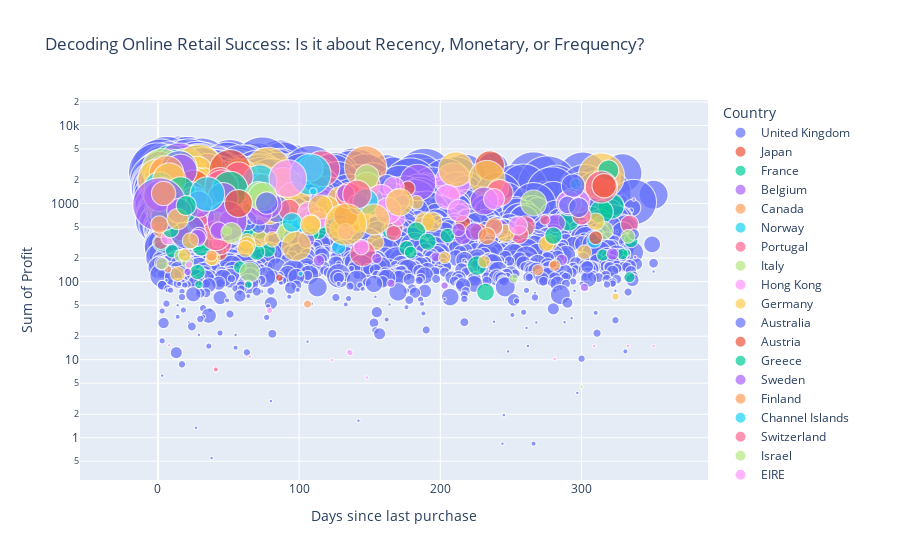

Notebook source saved alongside this figure:
### Code cell
fig = px.scatter(df_viz, x="Days since last purchase", y="Sum of Profit",
	         size="Count of Orders", color="Country", size_max=60, log_y=True, title="Decoding Online Retail Success: Is it about Recency, Monetary, or Frequency?")
fig.show()
# Model idea introduction

### Figure 1 — Plotly figure (JSON) as saved in the notebook; plotly's stock layout.template omitted (floating-point values rounded to 4 significant figures; data arrays with more than 128 entries replaced by an {"elided": "..."} marker saying what was removed)
{"data": [{"hovertemplate": "Country=United Kingdom<br>Days since last purchase=%{x}<br>Sum of Profit=%{y}<br>Count of Orders=%{marker.size}<extra></extra>", "legendgroup": "United Kingdom", "marker": {"color": "#636efa", "size": {"elided": "3260 int values"}, "sizemode": "area", "sizeref": 0.07528, "symbol": "circle"}, "mode": "markers", "name": "United Kingdom", "showlegend": true, "type": "scattergl", "x": {"elided": "3260 int values"}, "xaxis": "x", "y": {"elided": "3260 float values"}, "yaxis": "y"}, {"hovertemplate": "Country=Japan<br>Days since last purchase=%{x}<br>Sum of Profit=%{y}<br>Count of Orders=%{marker.size}<extra></extra>", "legendgroup": "Japan", "marker": {"color": "#EF553B", "size": [65, 12, 18, 15, 4], "sizemode": "area", "sizeref": 0.07528, "symbol": "circle"}, "mode": "markers", "name": "Japan", "showlegend": true, "type": "scattergl", "x": [235, 210, 137, 44, 86], "xaxis": "x", "y": [3072.0, 1351.0, 494.1, 229.6, 112.1], "yaxis": "y"}, {"hovertemplate": "Country=France<br>Days since last purchase=%{x}<br>Sum of Profit=%{y}<br>Count of Orders=%{marker.size}<extra></extra>", "legendgroup": "France", "marker": {"color": "#00cc96", "size": [133, 94, 157, 164, 124, 105, 105, 56, 90, 110, 84, 92, 55, 72, 53, 56, 57, 69, 32, 62, 53, 51, 37, 52, 46, 40, 43, 36, 69, 34, 147, 42, 35, 38, 36, 33, 27, 34, 31, 26, 21, 26, 23, 27, 21, 68, 16, 41, 16, 15, 20, 31, 17, 16, 13, 19, 12, 4, 10, 11, 7, 28, 12, 18, 9, 5, 23], "sizemode": "area", "sizeref": 0.07528, "symbol": "circle"}, "mode": "markers", "name": "France", "showlegend": true, "type": "scattergl", "x": [9, 9, 27, 31, 27, 1, 7, 10, 11, 1, 9, 14, 9, 25, 23, 51, 84, 3, 27, 28, 4, 321, 69, 0, 70, 66, 314, 84, 3, 91, 34, 4, 28, 105, 84, 291, 6, 39, 72, 38, 260, 113, 165, 63, 108, 25, 205, 28, 29, 335, 2, 31, 176, 78, 10, 70, 179, 332, 329, 315, 283, 226, 58, 28, 334, 29, 232], "xaxis": "x", "y": [3043.0, 3006.0, 2863.0, 2683.0, 2609.0, 2291.0, 2284.0, 2134.0, 2019.0, 1834.0, 1353.0, 1339.0, 1299.0, 1248.0, 1175.0, 1167.0, 1091.0, 1053.0, 1036.0, 1033.0, 1031.0, 925.4, 869.7, 862.8, 836.3, 822.1, 779.6, 769.4, 725.1, 716.4, 689, 681.8, 646.7, 641.1, 637.8, 603.4, 582.1, 519.6, 470.1, 460.4, 456.9, 453.0, 450.7, 427.6, 418.1, 397.9, 389.0, 353.0, 349.8, 334.9, 314.4, 288.7, 269.4, 254.2, 245.1, 238.2, 236.3, 234, 225.9, 218.4, 176.5, 160.5, 153.1, 132.9, 114, 91.68, 73.5], "yaxis": "y"}, {"hovertemplate": "Country=Belgium<br>Days since last purchase=%{x}<br>Sum of Profit=%{y}<br>Count of Orders=%{marker.size}<extra></extra>", "legendgroup": "Belgium", "marker": {"color": "#ab63fa", "size": [159, 113, 105, 126, 85, 126, 100, 77, 88, 85, 29, 59, 54, 41, 51, 26, 32, 26, 21, 11, 10, 5], "sizemode": "area", "sizeref": 0.07528, "symbol": "circle"}, "mode": "markers", "name": "Belgium", "showlegend": true, "type": "scattergl", "x": [15, 32, 21, 35, 57, 0, 184, 49, 45, 7, 9, 118, 59, 81, 7, 282, 79, 242, 216, 322, 286, 302], "xaxis": "x", "y": [3039.0, 2935.0, 2729.0, 2410.0, 2218.0, 1870.0, 1862.0, 1708.0, 1386.0, 1313.0, 1212.0, 1109.0, 972.8, 854.2, 750.5, 559.1, 549.8, 476.5, 381.1, 225.6, 189.9, 84.3], "yaxis": "y"}, {"hovertemplate": "Country=Canada<br>Days since last purchase=%{x}<br>Sum of Profit=%{y}<br>Count of Orders=%{marker.size}<extra></extra>", "legendgroup": "Canada", "marker": {"color": "#FFA15A", "size": [135, 1, 10, 5], "sizemode": "area", "sizeref": 0.07528, "symbol": "circle"}, "mode": "markers", "name": "Canada", "showlegend": true, "type": "scattergl", "x": [147, 219, 269, 106], "xaxis": "x", "y": [2940.0, 534.2, 140.5, 51.56], "yaxis": "y"}, {"hovertemplate": "Country=Norway<br>Days since last purchase=%{x}<br>Sum of Profit=%{y}<br>Count of Orders=%{marker.size}<extra></extra>", "legendgroup": "Norway", "marker": {"color": "#19d3f3", "size": [98, 91, 16, 17, 11], "sizemode": "area", "sizeref": 0.07528, "symbol": "circle"}, "mode": "markers", "name": "Norway", "showlegend": true, "type": "scattergl", "x": [13, 4, 99, 309, 42], "xaxis": "x", "y": [2907.0, 1887.0, 509.0, 334.4, 256.4], "yaxis": "y"}, {"hovertemplate": "Country=Portugal<br>Days since last purchase=%{x}<br>Sum of Profit=%{y}<br>Count of Orders=%{marker.size}<extra></extra>", "legendgroup": "Portugal", "marker": {"color": "#FF6692", "size": [86, 59, 97, 107, 69, 55, 45, 36, 24, 57, 31, 26, 28, 14, 25, 15, 39], "sizemode": "area", "sizeref": 0.07528, "symbol": "circle"}, "mode": "markers", "name": "Portugal", "showlegend": true, "type": "scattergl", "x": [1, 22, 116, 4, 7, 59, 52, 77, 334, 8, 260, 167, 36, 18, 256, 2, 44], "xaxis": "x", "y": [2848.0, 2811.0, 2792.0, 2389.0, 1899.0, 892.5, 860.4, 777.2, 545.5, 532.8, 514.9, 494.3, 483.7, 430.5, 400.5, 318.2, 307.2], "yaxis": "y"}, {"hovertemplate": "Country=Italy<br>Days since last purchase=%{x}<br>Sum of Profit=%{y}<br>Count of Orders=%{marker.size}<extra></extra>", "legendgroup": "Italy", "marker": {"color": "#B6E880", "size": [120, 126, 111, 73, 65, 51, 27, 26, 20, 12, 11, 1], "sizemode": "area", "sizeref": 0.07528, "symbol": "circle"}, "mode": "markers", "name": "Italy", "showlegend": true, "type": "scattergl", "x": [20, 3, 22, 18, 51, 266, 16, 316, 38, 16, 21, 300], "xaxis": "x", "y": [2836.0, 2782.0, 2141.0, 1758.0, 1193.0, 1018.0, 867.9, 452.8, 437.8, 213.9, 177.3, 4.5], "yaxis": "y"}, {"hovertemplate": "Country=Hong Kong<br>Days since last purchase=%{x}<br>Sum of Profit=%{y}<br>Count of Orders=%{marker.size}<extra></extra>", "legendgroup": "Hong Kong", "marker": {"color": "#FF97FF", "size": [49, 53, 93, 32, 2, 16, 27, 7, 1], "sizemode": "area", "sizeref": 0.07528, "symbol": "circle"}, "mode": "markers", "name": "Hong Kong", "showlegend": true, "type": "scattergl", "x": [108, 318, 209, 241, 24, 170, 52, 42, 65], "xaxis": "x", "y": [2814.0, 2231.0, 1966.0, 1540.0, 652.2, 634.0, 423.4, 311.1, 10.95], "yaxis": "y"}, {"hovertemplate": "Country=Germany<br>Days since last purchase=%{x}<br>Sum of Profit=%{y}<br>Count of Orders=%{marker.size}<extra></extra>", "legendgroup": "Germany", "marker": {"color": "#FECB52", "size": [174, 91, 155, 65, 160, 103, 111, 36, 97, 124, 95, 74, 68, 101, 58, 71, 71, 26, 79, 60, 63, 14, 14, 62, 47, 35, 41, 15, 38, 43, 53, 21, 3, 40, 36, 36, 33, 42, 38, 38, 33, 22, 29, 30, 35, 36, 31, 60, 18, 24, 23, 24, 20, 18, 17, 21, 20, 18, 22, 20, 16, 12, 15, 12, 11, 17, 4], "sizemode": "area", "sizeref": 0.07528, "symbol": "circle"}, "mode": "markers", "name": "Germany", "showlegend": true, "type": "scattergl", "x": [29, 211, 78, 28, 314, 58, 4, 28, 233, 0, 8, 33, 59, 89, 55, 39, 0, 77, 96, 77, 130, 81, 183, 8, 24, 11, 120, 17, 0, 3, 79, 57, 21, 142, 53, 18, 106, 4, 10, 142, 23, 310, 189, 194, 3, 41, 129, 15, 91, 246, 20, 28, 72, 81, 63, 154, 277, 275, 63, 62, 302, 19, 39, 38, 231, 14, 324], "xaxis": "x", "y": [2810.0, 2753.0, 2686.0, 2617.0, 2249.0, 2187.0, 2167.0, 2099.0, 2097.0, 2057.0, 1945.0, 1795.0, 1701.0, 1689.0, 1596.0, 1380.0, 1317.0, 1312.0, 1167.0, 1127.0, 1089.0, 1043.0, 1037.0, 1036.0, 1013.0, 943.2, 880.9, 850.1, 848.5, 803.3, 797.7, 764.5, 739.2, 735.0, 723.4, 686.0, 643.3, 610.5, 602.0, 599.7, 588.3, 587.2, 584.6, 582.7, 577.1, 539, 477.9, 454.9, 437.6, 415.7, 403.7, 383.0, 356.6, 348.7, 330.8, 318.1, 315.6, 305.1, 292.4, 263.2, 238.8, 219, 197.7, 192.7, 180.1, 125.2, 64.25], "yaxis": "y"}, {"hovertemplate": "Country=Australia<br>Days since last purchase=%{x}<br>Sum of Profit=%{y}<br>Count of Orders=%{marker.size}<extra></extra>", "legendgroup": "Australia", "marker": {"color": "#636efa", "size": [100, 30, 64, 54, 16, 10, 21], "sizemode": "area", "sizeref": 0.07528, "symbol": "circle"}, "mode": "markers", "name": "Australia", "showlegend": true, "type": "scattergl", "x": [15, 162, 71, 84, 71, 337, 95], "xaxis": "x", "y": [2781.0, 1761.0, 1583.0, 847.1, 516.6, 401.9, 386.2], "yaxis": "y"}, {"hovertemplate": "Country=Austria<br>Days since last purchase=%{x}<br>Sum of Profit=%{y}<br>Count of Orders=%{marker.size}<extra></extra>", "legendgroup": "Austria", "marker": {"color": "#EF553B", "size": [129, 96, 16, 19, 33, 43, 18, 21, 14, 4], "sizemode": "area", "sizeref": 0.07528, "symbol": "circle"}, "mode": "markers", "name": "Austria", "showlegend": true, "type": "scattergl", "x": [51, 25, 177, 1, 24, 133, 216, 227, 310, 280], "xaxis": "x", "y": [2662.0, 1588.0, 1566.0, 1168.0, 742.9, 707.1, 562.4, 438.0, 364.6, 166.0], "yaxis": "y"}, {"hovertemplate": "Country=Greece<br>Days since last purchase=%{x}<br>Sum of Profit=%{y}<br>Count of Orders=%{marker.size}<extra></extra>", "legendgroup": "Greece", "marker": {"color": "#00cc96", "size": [32, 56, 36, 22], "sizemode": "area", "sizeref": 0.07528, "symbol": "circle"}, "mode": "markers", "name": "Greece", "showlegend": true, "type": "scattergl", "x": [319, 150, 3, 280], "xaxis": "x", "y": [2661.0, 1081.0, 681.0, 387.3], "yaxis": "y"}, {"hovertemplate": "Country=Sweden<br>Days since last purchase=%{x}<br>Sum of Profit=%{y}<br>Count of Orders=%{marker.size}<extra></extra>", "legendgroup": "Sweden", "marker": {"color": "#ab63fa", "size": [81, 45, 43, 39, 22, 20, 10], "sizemode": "area", "sizeref": 0.07528, "symbol": "circle"}, "mode": "markers", "name": "Sweden", "showlegend": true, "type": "scattergl", "x": [16, 24, 20, 32, 238, 105, 114], "xaxis": "x", "y": [2643.0, 1331.0, 976.2, 671.7, 486.1, 343.4, 185.9], "yaxis": "y"}, {"hovertemplate": "Country=Finland<br>Days since last purchase=%{x}<br>Sum of Profit=%{y}<br>Count of Orders=%{marker.size}<extra></extra>", "legendgroup": "Finland", "marker": {"color": "#FFA15A", "size": [90, 31, 54, 64, 31, 33, 22, 18, 10, 4], "sizemode": "area", "sizeref": 0.07528, "symbol": "circle"}, "mode": "markers", "name": "Finland", "showlegend": true, "type": "scattergl", "x": [6, 74, 148, 9, 56, 57, 238, 2, 38, 7], "xaxis": "x", "y": [2461.0, 1797.0, 1710.0, 1271.0, 640.5, 620.1, 511.4, 459.6, 214.9, 144], "yaxis": "y"}, {"hovertemplate": "Country=Channel Islands<br>Days since last purchase=%{x}<br>Sum of Profit=%{y}<br>Count of Orders=%{marker.size}<extra></extra>", "legendgroup": "Channel Islands", "marker": {"color": "#19d3f3", "size": [127, 88, 10, 68, 35, 42, 4], "sizemode": "area", "sizeref": 0.07528, "symbol": "circle"}, "mode": "markers", "name": "Channel Islands", "showlegend": true, "type": "scattergl", "x": [108, 72, 296, 1, 56, 4, 110], "xaxis": "x", "y": [2363.0, 1893.0, 1785.0, 1635.0, 1626.0, 1551.0, 1432], "yaxis": "y"}, {"hovertemplate": "Country=Switzerland<br>Days since last purchase=%{x}<br>Sum of Profit=%{y}<br>Count of Orders=%{marker.size}<extra></extra>", "legendgroup": "Switzerland", "marker": {"color": "#FF6692", "size": [65, 63, 85, 77, 53, 50, 38, 35, 28, 34, 8, 30, 23, 18, 66, 49, 2], "sizemode": "area", "sizeref": 0.07528, "symbol": "circle"}, "mode": "markers", "name": "Switzerland", "showlegend": true, "type": "scattergl", "x": [57, 44, 45, 314, 242, 135, 70, 93, 300, 112, 274, 28, 16, 167, 41, 145, 41], "xaxis": "x", "y": [2220.0, 1888.0, 1636.0, 1628.0, 1370.0, 1270.0, 947.4, 826.9, 705.6, 668.6, 618.6, 604.4, 432.6, 417.4, 388.0, 228.1, 7.5], "yaxis": "y"}, {"hovertemplate": "Country=Israel<br>Days since last purchase=%{x}<br>Sum of Profit=%{y}<br>Count of Orders=%{marker.size}<extra></extra>", "legendgroup": "Israel", "marker": {"color": "#B6E880", "size": [43, 27, 14, 31, 6], "sizemode": "area", "sizeref": 0.07528, "symbol": "circle"}, "mode": "markers", "name": "Israel", "showlegend": true, "type": "scattergl", "x": [148, 91, 333, 65, 252], "xaxis": "x", "y": [2210.0, 423.7, 379.8, 132.2, 110], "yaxis": "y"}, {"hovertemplate": "Country=EIRE<br>Days since last purchase=%{x}<br>Sum of Profit=%{y}<br>Count of Orders=%{marker.size}<extra></extra>", "legendgroup": "EIRE", "marker": {"color": "#FF97FF", "size": [106, 32, 46, 56, 56, 39, 37, 47, 38, 52, 38, 22, 27, 20, 14, 18, 4, 3, 1, 1, 1, 1, 3, 1, 1, 1], "sizemode": "area", "sizeref": 0.07528, "symbol": "circle"}, "mode": "markers", "name": "EIRE", "showlegend": true, "type": "scattergl", "x": [92, 167, 205, 158, 25, 170, 298, 291, 213, 163, 107, 114, 255, 133, 7, 144, 22, 79, 8, 351, 309, 333, 136, 281, 123, 148], "xaxis": "x", "y": [2091.0, 1627.0, 1216.0, 1171.0, 1101.0, 1085.0, 1066.0, 1011.0, 810.5, 810.1, 767.0, 619.4, 523.1, 436.8, 362.0, 277.1, 164.5, 42.7, 15.3, 15, 15, 15, 12.3, 10.2, 9.9, 5.9], "yaxis": "y"}, {"hovertemplate": "Country=Malta<br>Days since last purchase=%{x}<br>Sum of Profit=%{y}<br>Count of Orders=%{marker.size}<extra></extra>", "legendgroup": "Malta", "marker": {"color": "#FECB52", "size": [82, 45], "sizemode": "area", "sizeref": 0.07528, "symbol": "circle"}, "mode": "markers", "name": "Malta", "showlegend": true, "type": "scattergl", "x": [8, 115], "xaxis": "x", "y": [2040.0, 905.5], "yaxis": "y"}, {"hovertemplate": "Country=Cyprus<br>Days since last purchase=%{x}<br>Sum of Profit=%{y}<br>Count of Orders=%{marker.size}<extra></extra>", "legendgroup": "Cyprus", "marker": {"color": "#636efa", "size": [42, 23, 29, 3, 93, 12], "sizemode": "area", "sizeref": 0.07528, "symbol": "circle"}, "mode": "markers", "name": "Cyprus", "showlegend": true, "type": "scattergl", "x": [294, 290, 63, 65, 21, 304], "xaxis": "x", "y": [1699.0, 962.1, 600.4, 589.0, 439.7, 155.1], "yaxis": "y"}, {"hovertemplate": "Country=Lebanon<br>Days since last purchase=%{x}<br>Sum of Profit=%{y}<br>Count of Orders=%{marker.size}<extra></extra>", "legendgroup": "Lebanon", "marker": {"color": "#EF553B", "size": [45], "sizemode": "area", "sizeref": 0.07528, "symbol": "circle"}, "mode": "markers", "name": "Lebanon", "showlegend": true, "type": "scattergl", "x": [316], "xaxis": "x", "y": [1694.0], "yaxis": "y"}, {"hovertemplate": "Country=Netherlands<br>Days since last purchase=%{x}<br>Sum of Profit=%{y}<br>Count of Orders=%{marker.size}<extra></extra>", "legendgroup": "Netherlands", "marker": {"color": "#00cc96", "size": [95, 67, 51, 20, 26, 21, 4], "sizemode": "area", "sizeref": 0.07528, "symbol": "circle"}, "mode": "markers", "name": "Netherlands", "showlegend": true, "type": "scattergl", "x": [51, 16, 19, 9, 183, 191, 64], "xaxis": "x", "y": [1531.0, 1421.0, 840.2, 463.7, 442.6, 324.9, 91.85], "yaxis": "y"}, {"hovertemplate": "Country=Spain<br>Days since last purchase=%{x}<br>Sum of Profit=%{y}<br>Count of Orders=%{marker.size}<extra></extra>", "legendgroup": "Spain", "marker": {"color": "#ab63fa", "size": [23, 72, 70, 1, 58, 50, 33, 52, 213, 57, 46, 48, 27, 119, 22, 23, 20, 21, 8, 8, 12, 4, 5], "sizemode": "area", "sizeref": 0.07528, "symbol": "circle"}, "mode": "markers", "name": "Spain", "showlegend": true, "type": "scattergl", "x": [133, 1, 46, 337, 231, 74, 142, 29, 1, 78, 15, 72, 50, 49, 43, 224, 29, 28, 197, 155, 2, 21, 165], "xaxis": "x", "y": [1352.0, 1255.0, 1182.0, 1126, 1079.0, 1000.0, 982.6, 981.2, 970.9, 964.8, 807.8, 768.0, 618.3, 599.6, 449.4, 436.3, 389.7, 363.9, 207.8, 197.9, 172.1, 133.4, 95.2], "yaxis": "y"}, {"hovertemplate": "Country=USA<br>Days since last purchase=%{x}<br>Sum of Profit=%{y}<br>Count of Orders=%{marker.size}<extra></extra>", "legendgroup": "USA", "marker": {"color": "#FFA15A", "size": [45, 22, 22], "sizemode": "area", "sizeref": 0.07528, "symbol": "circle"}, "mode": "markers", "name": "USA", "showlegend": true, "type": "scattergl", "x": [4, 1, 233], "xaxis": "x", "y": [1347.0, 539.9, 383.9], "yaxis": "y"}, {"hovertemplate": "Country=Poland<br>Days since last purchase=%{x}<br>Sum of Profit=%{y}<br>Count of Orders=%{marker.size}<extra></extra>", "legendgroup": "Poland", "marker": {"color": "#19d3f3", "size": [89, 47, 29, 15, 2], "sizemode": "area", "sizeref": 0.07528, "symbol": "circle"}, "mode": "markers", "name": "Poland", "showlegend": true, "type": "scattergl", "x": [35, 147, 95, 128, 101], "xaxis": "x", "y": [1325.0, 1063.0, 572.2, 275.9, 125.9], "yaxis": "y"}, {"hovertemplate": "Country=European Community<br>Days since last purchase=%{x}<br>Sum of Profit=%{y}<br>Count of Orders=%{marker.size}<extra></extra>", "legendgroup": "European Community", "marker": {"color": "#FF6692", "size": [61], "sizemode": "area", "sizeref": 0.07528, "symbol": "circle"}, "mode": "markers", "name": "European Community", "showlegend": true, "type": "scattergl", "x": [141], "xaxis": "x", "y": [1309.0], "yaxis": "y"}, {"hovertemplate": "Country=Denmark<br>Days since last purchase=%{x}<br>Sum of Profit=%{y}<br>Count of Orders=%{marker.size}<extra></extra>", "legendgroup": "Denmark", "marker": {"color": "#B6E880", "size": [52, 61, 6, 6, 33, 11], "sizemode": "area", "sizeref": 0.07528, "symbol": "circle"}, "mode": "markers", "name": "Denmark", "showlegend": true, "type": "scattergl", "x": [71, 74, 63, 49, 52, 3], "xaxis": "x", "y": [1298.0, 1227.0, 891.4, 445.7, 419.5, 168.9], "yaxis": "y"}, {"hovertemplate": "Country=Brazil<br>Days since last purchase=%{x}<br>Sum of Profit=%{y}<br>Count of Orders=%{marker.size}<extra></extra>", "legendgroup": "Brazil", "marker": {"color": "#FF97FF", "size": [32], "sizemode": "area", "sizeref": 0.07528, "symbol": "circle"}, "mode": "markers", "name": "Brazil", "showlegend": true, "type": "scattergl", "x": [238], "xaxis": "x", "y": [1144.0], "yaxis": "y"}, {"hovertemplate": "Country=Unspecified<br>Days since last purchase=%{x}<br>Sum of Profit=%{y}<br>Count of Orders=%{marker.size}<extra></extra>", "legendgroup": "Unspecified", "marker": {"color": "#FECB52", "size": [56, 34, 72, 23, 131, 31, 19, 65, 11], "sizemode": "area", "sizeref": 0.07528, "symbol": "circle"}, "mode": "markers", "name": "Unspecified", "showlegend": true, "type": "scattergl", "x": [171, 14, 153, 109, 133, 108, 23, 98, 203], "xaxis": "x", "y": [1038.0, 632.5, 626.9, 552, 540.1, 530.2, 333.2, 284.3, 203.2], "yaxis": "y"}, {"hovertemplate": "Country=United Arab Emirates<br>Days since last purchase=%{x}<br>Sum of Profit=%{y}<br>Count of Orders=%{marker.size}<extra></extra>", "legendgroup": "United Arab Emirates", "marker": {"color": "#636efa", "size": [38, 30], "sizemode": "area", "sizeref": 0.07528, "symbol": "circle"}, "mode": "markers", "name": "United Arab Emirates", "showlegend": true, "type": "scattergl", "x": [77, 298], "xaxis": "x", "y": [1013.0, 889.2], "yaxis": "y"}, {"hovertemplate": "Country=RSA<br>Days since last purchase=%{x}<br>Sum of Profit=%{y}<br>Count of Orders=%{marker.size}<extra></extra>", "legendgroup": "RSA", "marker": {"color": "#EF553B", "size": [58], "sizemode": "area", "sizeref": 0.07528, "symbol": "circle"}, "mode": "markers", "name": "RSA", "showlegend": true, "type": "scattergl", "x": [57], "xaxis": "x", "y": [1002.0], "yaxis": "y"}, {"hovertemplate": "Country=Czech Republic<br>Days since last purchase=%{x}<br>Sum of Profit=%{y}<br>Count of Orders=%{marker.size}<extra></extra>", "legendgroup": "Czech Republic", "marker": {"color": "#00cc96", "size": [30], "sizemode": "area", "sizeref": 0.07528, "symbol": "circle"}, "mode": "markers", "name": "Czech Republic", "showlegend": true, "type": "scattergl", "x": [20], "xaxis": "x", "y": [945.8], "yaxis": "y"}, {"hovertemplate": "Country=Bahrain<br>Days since last purchase=%{x}<br>Sum of Profit=%{y}<br>Count of Orders=%{marker.size}<extra></extra>", "legendgroup": "Bahrain", "marker": {"color": "#ab63fa", "size": [13, 1, 4], "sizemode": "area", "sizeref": 0.07528, "symbol": "circle"}, "mode": "markers", "name": "Bahrain", "showlegend": true, "type": "scattergl", "x": [213, 338, 203], "xaxis": "x", "y": [459.4, 205.7, 89], "yaxis": "y"}, {"hovertemplate": "Country=Saudi Arabia<br>Days since last purchase=%{x}<br>Sum of Profit=%{y}<br>Count of Orders=%{marker.size}<extra></extra>", "legendgroup": "Saudi Arabia", "marker": {"color": "#FFA15A", "size": [10], "sizemode": "area", "sizeref": 0.07528, "symbol": "circle"}, "mode": "markers", "name": "Saudi Arabia", "showlegend": true, "type": "scattergl", "x": [281], "xaxis": "x", "y": [160.7], "yaxis": "y"}], "layout": {"legend": {"itemsizing": "constant", "title": {"text": "Country"}, "tracegroupgap": 0}, "title": {"text": "Decoding Online Retail Success: Is it about Recency, Monetary, or Frequency?"}, "xaxis": {"anchor": "y", "domain": [0, 1], "title": {"text": "Days since last purchase"}}, "yaxis": {"anchor": "x", "domain": [0, 1], "title": {"text": "Sum of Profit"}, "type": "log"}}}
